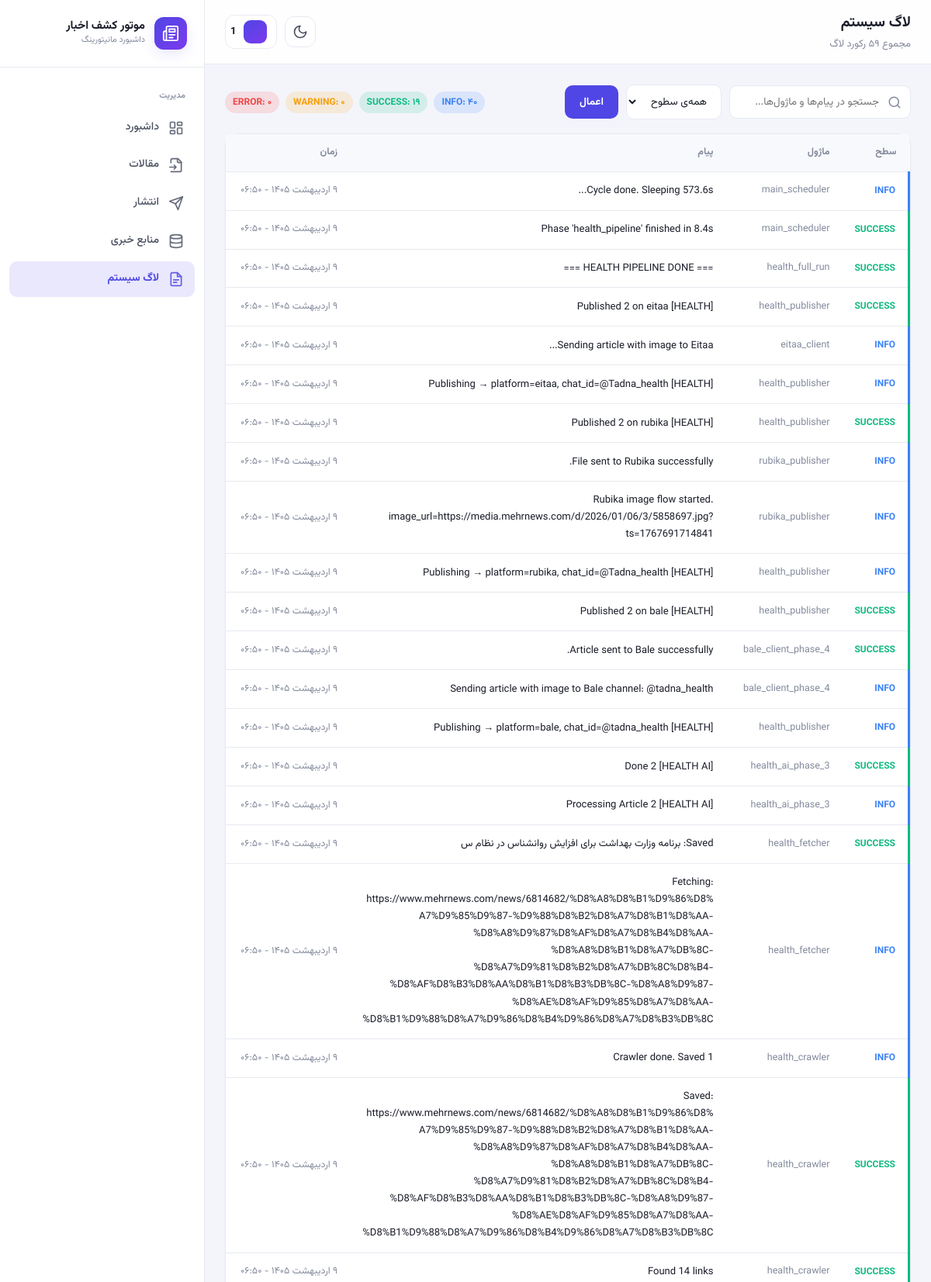
/logs (signed in, upper part), run on the app's committed database.
### database/models.py (models this page shows)
class SystemLog(Base):
    __tablename__ = "system_logs"
    id = Column(Integer, primary_key=True)
    module = Column(String)
    level = Column(String)
    message = Column(Text)
    created_at = Column(DateTime, default=func.now())

### dashboard/routes.py (the view)
@bp.route("/logs")
@login_required
def logs():
    page = _int_arg("page", 1)
    level = request.args.get("level", "").strip()
    search = request.args.get("q", "").strip()
    data = services.get_logs(page=page, per_page=50, level=level, search=search)
    return render_template(
        "logs.html", active_page="logs", data=data, level=level, search=search,
    )

### dashboard/app.py (called while the page is built)
def create_app() -> Flask:
    app = Flask(
        __name__,
        template_folder="templates",
        static_folder="static",
        static_url_path="/dashboard/static",
    )
    app.config.update(
        SECRET_KEY=os.getenv("DASHBOARD_SECRET_KEY", "change-me-in-production-please"),
        SESSION_COOKIE_HTTPONLY=True,
        SESSION_COOKIE_SAMESITE="Lax",
        PERMANENT_SESSION_LIFETIME=60 * 60 * 12,  # 12 ساعت
        JSON_AS_ASCII=False,
        TEMPLATES_AUTO_RELOAD=False,
    )
    app.jinja_env.filters["jalali"] = lambda dt: to_jalali_str(dt, with_time=True)
    app.jinja_env.filters["jalali_date"] = lambda dt: to_jalali_str(dt, with_time=False)
    app.jinja_env.filters["fa_num"] = fa_number
    app.register_blueprint(dashboard_bp)
    return app

### dashboard/auth.py (called while the page is built)
def is_logged_in() -> bool:
    return bool(session.get("logged_in"))

def login_required(view):
    @wraps(view)
    def wrapped(*args, **kwargs):
        if not is_logged_in():
            return redirect(url_for("dashboard.login", next=request.path))
        return view(*args, **kwargs)
    return wrapped

### dashboard/jalali.py (called while the page is built)
def _gregorian_to_jalali(gy: int, gm: int, gd: int) -> Tuple[int, int, int]:
    g_d_m = [0, 31, 59, 90, 120, 151, 181, 212, 243, 273, 304, 334]
    gy2 = gy - 1600
    gm2 = gm - 1
    gd2 = gd - 1
    g_day_no = 365 * gy2 + (gy2 + 3) // 4 - (gy2 + 99) // 100 + (gy2 + 399) // 400
    g_day_no += g_d_m[gm2] + gd2
    if gm2 > 1 and ((gy % 4 == 0 and gy % 100 != 0) or (gy % 400 == 0)):
        g_day_no += 1
    j_day_no = g_day_no - 79
    j_np = j_day_no // 12053
    j_day_no %= 12053
    jy = 979 + 33 * j_np + 4 * (j_day_no // 1461)
    j_day_no %= 1461
    if j_day_no >= 366:
        jy += (j_day_no - 1) // 365
        j_day_no = (j_day_no - 1) % 365
    if j_day_no < 186:
        jm = 1 + j_day_no // 31
        jd = 1 + j_day_no % 31
    else:
        jm = 7 + (j_day_no - 186) // 30
        jd = 1 + (j_day_no - 186) % 30
    return jy, jm, jd

def _to_persian_digits(text: str) -> str:
    mapping = str.maketrans("0123456789", "۰۱۲۳۴۵۶۷۸۹")
    return text.translate(mapping)

def fa_number(value) -> str:
    try:
        formatted = f"{int(value):,}"
    except (ValueError, TypeError):
        formatted = str(value)
    return _to_persian_digits(formatted)

### dashboard/routes.py (called while the page is built)
def _int_arg(name: str, default: int, minimum: int = 1) -> int:
    try:
        value = int(request.args.get(name, default))
    except (TypeError, ValueError):
        value = default
    return max(value, minimum)

### dashboard/templates/logs.html (shortened to what this page needs)
{% extends "base.html" %}
{% from "_pagination.html" import render_pagination %}
{% block page_title %}لاگ سیستم{% endblock %}
{% block page_subtitle %}مجموع {{ data.total|fa_num }} رکورد لاگ{% endblock %}
{% block content %}
<form class="toolbar" method="get" action="{{ url_for('dashboard.logs') }}">
    <div class="search-box">
        <input type="text" name="q" class="input" placeholder="جستجو در پیام‌ها و ماژول‌ها..." value="{{ search }}">
    </div>
    <select name="level" class="select" onchange="this.form.submit()">
        <option value="">همه‌ی سطوح</option>
    </select>
    <button type="submit" class="btn btn-primary">اعمال</button>
    <div style="margin-inline-start:auto; display:flex; gap:8px; flex-wrap:wrap;">
        <span class="badge badge-info">INFO: {{ (data.level_counts.get('INFO',0))|fa_num }}</span>
        <span class="badge badge-success">SUCCESS: {{ (data.level_counts.get('SUCCESS',0))|fa_num }}</span>
        <span class="badge badge-warning">WARNING: {{ (data.level_counts.get('WARNING',0))|fa_num }}</span>
        <span class="badge badge-danger">ERROR: {{ (data.level_counts.get('ERROR',0))|fa_num }}</span>
    </div>
</form>
<div class="card">
    <div class="card__body" style="padding:0">
        {% if data.rows %}
        <div class="table-wrap">
            <table class="tbl">
                <thead><tr>
                    <th style="width:80px">سطح</th><th style="width:150px">ماژول</th><th>پیام</th><th style="width:160px">زمان</th>
                </tr></thead>
                <tbody>
                {% for log in data.rows %}
                    <tr class="log-row log-{{ log.level }}">
                        <td><span class="log-level-{{ log.level }}" style="font-weight:700; font-size:12px">{{ log.level }}</span></td>
                        <td class="td-muted">{{ log.module or '—' }}</td>
                        <td><div class="log-msg">{{ log.message }}</div></td>
                        <td class="td-muted">{{ log.created_at|jalali }}</td>
                    </tr>
                {% endfor %}
                </tbody>
            </table>
        </div>
        {% else %}
        <div class="empty-state">
            <svg viewBox="0 0 24 24" fill="none" stroke="currentColor" stroke-width="1.5"><path d="M14 2H6a2 2 0 0 0-2 2v16a2 2 0 0 0 2 2h12a2 2 0 0 0 2-2V8Z"/><path d="M14 2v6h6"/></svg>
            <p>لاگی یافت نشد.</p>
        </div>
        {% endif %}
    </div>
</div>
{% endblock %}

### dashboard/static/css/style.css (style rules this page uses)
:root { --font: "Vazirmatn", "Segoe UI", Tahoma, sans-serif; --accent: #4f46e5; --accent-soft: rgba(79, 70, 229, 0.12); --accent-2: #7c3aed; --success: #10b981; --success-soft: rgba(16, 185, 129, 0.14); --warning: #f59e0b; --warning-soft: rgba(245, 158, 11, 0.14); --danger: #ef4444; --danger-soft: rgba(239, 68, 68, 0.14); --info: #3b82f6; --info-soft: rgba(59, 130, 246, 0.14); --radius: 16px; --radius-sm: 10px; --shadow: 0 1px 3px rgba(16, 24, 40, 0.06), 0 8px 24px rgba(16, 24, 40, 0.06); --shadow-sm: 0 1px 2px rgba(16, 24, 40, 0.06); --sidebar-w: 264px; --transition: 0.2s ease; }
:root, :root[data-theme="light"] { --bg: #f4f5fb; --surface: #ffffff; --surface-2: #f8f9fc; --text: #1a1d29; --text-2: #4b5162; --muted: #838a9c; --border: #e8eaf1; --sidebar-bg: #ffffff; --topbar-bg: rgba(255, 255, 255, 0.85); --hover: #f2f3f9; }
* { box-sizing: border-box; margin: 0; padding: 0; }
html { scroll-behavior: smooth; }
body { font-family: var(--font); background: var(--bg); color: var(--text); line-height: 1.7; -webkit-font-smoothing: antialiased; transition: background var(--transition), color var(--transition); }
.card { background: var(--surface); border: 1px solid var(--border); border-radius: var(--radius); box-shadow: var(--shadow-sm); }
.card__body { padding: 20px; }
.table-wrap { overflow-x: auto; }
table.tbl { width: 100%; border-collapse: collapse; font-size: 13.5px; min-width: 620px; }
table.tbl thead th { text-align: right; padding: 13px 16px; font-weight: 600; color: var(--muted); font-size: 12.5px; white-space: nowrap; border-bottom: 1px solid var(--border); background: var(--surface-2); }
table.tbl tbody td { padding: 13px 16px; border-bottom: 1px solid var(--border); vertical-align: middle; }
table.tbl tbody tr { transition: background var(--transition); }
.td-muted { color: var(--muted); font-size: 12.5px; }
.badge { display: inline-flex; align-items: center; gap: 5px; padding: 4px 10px; border-radius: 30px; font-size: 12px; font-weight: 600; white-space: nowrap; }
.badge-success { background: var(--success-soft); color: var(--success); }
.badge-danger { background: var(--danger-soft); color: var(--danger); }
.badge-warning { background: var(--warning-soft); color: var(--warning); }
.badge-info { background: var(--info-soft); color: var(--info); }
.log-row { border-inline-start: 3px solid var(--border); }
.log-row.log-INFO { border-inline-start-color: var(--info); }
.log-row.log-SUCCESS { border-inline-start-color: var(--success); }
.log-msg { font-size: 13px; max-width: 640px; word-break: break-word; }
.log-level-INFO { color: var(--info); }
.log-level-SUCCESS { color: var(--success); }
.toolbar { display: flex; flex-wrap: wrap; gap: 10px; align-items: center; margin-bottom: 18px; }
.input, .select { font-family: var(--font); font-size: 13.5px; padding: 10px 14px; border-radius: var(--radius-sm); border: 1px solid var(--border); background: var(--surface); color: var(--text); transition: var(--transition); outline: none; }
.input { min-width: 220px; }
.search-box { position: relative; }
.search-box .input { padding-inline-start: 40px; }
.btn { font-family: var(--font); font-size: 13.5px; font-weight: 600; padding: 10px 18px; border-radius: var(--radius-sm); border: 1px solid transparent; cursor: pointer; transition: var(--transition); display: inline-flex; align-items: center; gap: 7px; }
.btn-primary { background: var(--accent); color: #fff; }

### data on the page
SystemLog: level "INFO", module "main_scheduler", message "Cycle done. Sleeping 573.6s...", created_at|jalali "۹ اردیبهشت ۱۴۰۵ - ۰۶:۵۰"
SystemLog: level "SUCCESS", module "main_scheduler", message "Phase 'health_pipeline' finished in 8.4s", created_at|jalali "۹ اردیبهشت ۱۴۰۵ - ۰۶:۵۰"
SystemLog: level "SUCCESS", module "health_full_run", message "=== HEALTH PIPELINE DONE ===", created_at|jalali "۹ اردیبهشت ۱۴۰۵ - ۰۶:۵۰"
SystemLog: level "SUCCESS", module "health_publisher", message "[HEALTH] Published 2 on eitaa", created_at|jalali "۹ اردیبهشت ۱۴۰۵ - ۰۶:۵۰"
SystemLog: level "INFO", module "eitaa_client", message "Sending article with image to Eitaa...", created_at|jalali "۹ اردیبهشت ۱۴۰۵ - ۰۶:۵۰"
SystemLog: level "INFO", module "health_publisher", message "[HEALTH] Publishing → platform=eitaa, chat_id=@Tadna_health", created_at|jalali "۹ اردیبهشت ۱۴۰۵ - ۰۶:۵۰"
SystemLog: level "SUCCESS", module "health_publisher", message "[HEALTH] Published 2 on rubika", created_at|jalali "۹ اردیبهشت ۱۴۰۵ - ۰۶:۵۰"
SystemLog: level "INFO", module "rubika_publisher", message "File sent to Rubika successfully.", created_at|jalali "۹ اردیبهشت ۱۴۰۵ - ۰۶:۵۰"
SystemLog: level "INFO", module "rubika_publisher", message "Rubika image flow started. image_url=https://media.mehrnews.com/d/2026/01/06/3/5858697.jpg?ts=1767691714841", created_at|jalali "۹ اردیبهشت ۱۴۰۵ - ۰۶:۵۰"
SystemLog: level "INFO", module "health_publisher", message "[HEALTH] Publishing → platform=rubika, chat_id=@Tadna_health", created_at|jalali "۹ اردیبهشت ۱۴۰۵ - ۰۶:۵۰"
SystemLog: level "SUCCESS", module "health_publisher", message "[HEALTH] Published 2 on bale", created_at|jalali "۹ اردیبهشت ۱۴۰۵ - ۰۶:۵۰"
SystemLog: level "SUCCESS", module "bale_client_phase_4", message "Article sent to Bale successfully.", created_at|jalali "۹ اردیبهشت ۱۴۰۵ - ۰۶:۵۰"
SystemLog: level "INFO", module "bale_client_phase_4", message "Sending article with image to Bale channel: @tadna_health", created_at|jalali "۹ اردیبهشت ۱۴۰۵ - ۰۶:۵۰"
SystemLog: level "INFO", module "health_publisher", message "[HEALTH] Publishing → platform=bale, chat_id=@tadna_health", created_at|jalali "۹ اردیبهشت ۱۴۰۵ - ۰۶:۵۰"
SystemLog: level "SUCCESS", module "health_ai_phase_3", message "[HEALTH AI] Done 2", created_at|jalali "۹ اردیبهشت ۱۴۰۵ - ۰۶:۵۰"
SystemLog: level "INFO", module "health_ai_phase_3", message "[HEALTH AI] Processing Article 2", created_at|jalali "۹ اردیبهشت ۱۴۰۵ - ۰۶:۵۰"
SystemLog: level "SUCCESS", module "health_fetcher", message "Saved: برنامه وزارت بهداشت برای افزایش روانشناس در نظام س", created_at|jalali "۹ اردیبهشت ۱۴۰۵ - ۰۶:۵۰"
SystemLog: level "INFO", module "health_fetcher", message "Fetching: https://www.mehrnews.com/news/6814682/%D8%A8%D8%B1%D9%86%D8%A7%D9%85%D9%87-%D9%88%D8%B2%D8%A7%D8%B1%D8%AA-%D8%A8%D9%87%D8%AF%D8%A7%D8%B4%D8%AA-%D8%A8%D8%B1%D8%A7%DB%8C-%D8%A7%D9%81%D8%B2%D8%A7%DB%8C%D8%B4-%D8%AF%D8%B3%D8%AA%D8%B1%D8%B3%DB%8C-%D8%A8%D9%87-%D8%AE%D8%AF%D9%85%D8%A7%D8%AA-%D8%B1%D9%88%D8%A7%D9%86%D8%B4%D9%86%D8%A7%D8%B3%DB%8C", created_at|jalali "۹ اردیبهشت ۱۴۰۵ - ۰۶:۵۰"
SystemLog: level "INFO", module "health_crawler", message "Crawler done. Saved 1", created_at|jalali "۹ اردیبهشت ۱۴۰۵ - ۰۶:۵۰"
SystemLog: level "SUCCESS", module "health_crawler", message "Saved: https://www.mehrnews.com/news/6814682/%D8%A8%D8%B1%D9%86%D8%A7%D9%85%D9%87-%D9%88%D8%B2%D8%A7%D8%B1%D8%AA-%D8%A8%D9%87%D8%AF%D8%A7%D8%B4%D8%AA-%D8%A8%D8%B1%D8%A7%DB%8C-%D8%A7%D9%81%D8%B2%D8%A7%DB%8C%D8%B4-%D8%AF%D8%B3%D8%AA%D8%B1%D8%B3%DB%8C-%D8%A8%D9%87-%D8%AE%D8%AF%D9%85%D8%A7%D8%AA-%D8%B1%D9%88%D8%A7%D9%86%D8%B4%D9%86%D8%A7%D8%B3%DB%8C", created_at|jalali "۹ اردیبهشت ۱۴۰۵ - ۰۶:۵۰"
SystemLog: level "SUCCESS", module "health_crawler", message "Found 14 links", created_at|jalali "۹ اردیبهشت ۱۴۰۵ - ۰۶:۵۰"

### other printed values
{{ session.username or 'مدیر' }} "1"
{{ (data.level_counts.get('INFO',0))|fa_num }} "۴۰"
{{ (data.level_counts.get('SUCCESS',0))|fa_num }} "۱۹"
{{ (data.level_counts.get('WARNING',0))|fa_num }} "۰"
{{ (data.level_counts.get('ERROR',0))|fa_num }} "۰"
